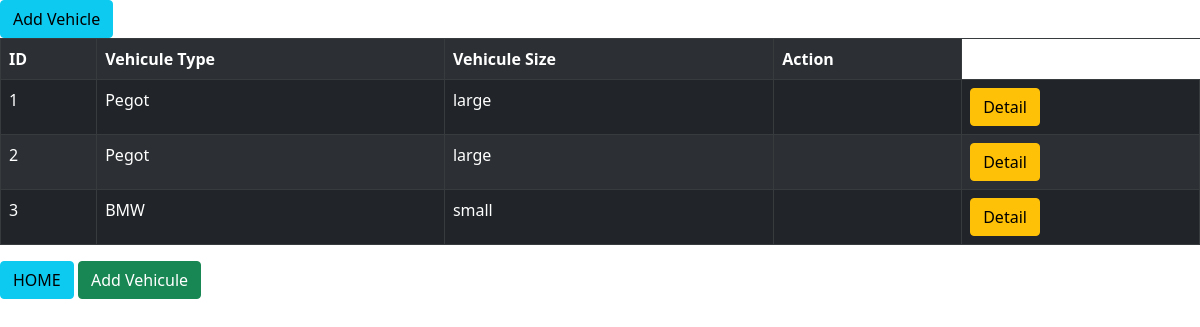
Page /rent/vehicule/ on the earlier database version.
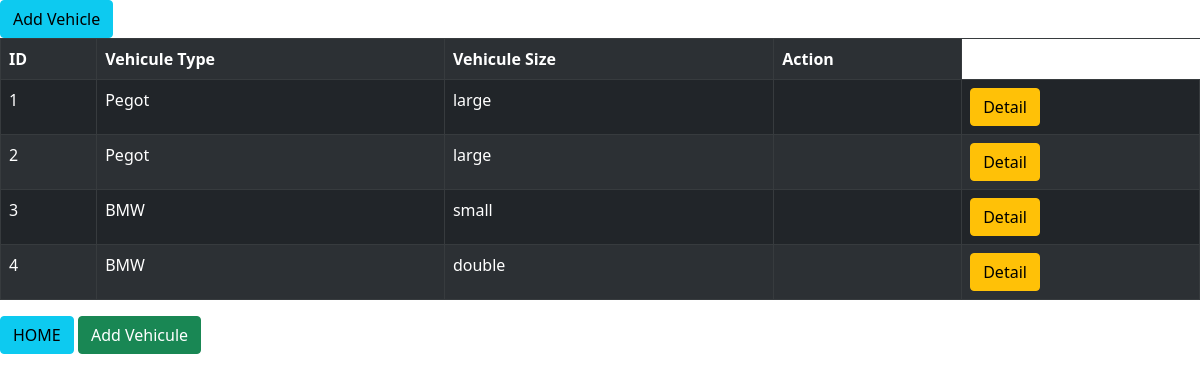
Same page on the later database version.
### rent/models.py (models this page shows, shortened)
class Vehicule(models.Model):
    vehicule_type = models.ForeignKey(VehiculeType, related_name="Type", on_delete=models.CASCADE)
    date_created = models.DateTimeField(auto_now_add=True)
    real_cost = models.FloatField()
    vehicule_size = models.ForeignKey(VehiculeSize, related_name="Size", on_delete=models.CASCADE)

class VehiculeType(models.Model):
    name = models.CharField(max_length=50)
    def __str__(self):
        return self.name

class VehiculeSize(models.Model):
    name = models.CharField(max_length=50)
    def __str__(self):
        return self.name

### rent/views.py (the view, shortened to what this page needs)
# urls.py: path('rent/vehicule/', views.vehiculelist, name="vehiculelist" ),
def vehiculelist(request, id=0):
    if id == 0:
        vehicule = Vehicule.objects.all()
        page = Paginator(vehicule, 4)
        pge = request.GET.get('page')
        cust = page.get_page(pge)
        var = 0
        return render(request, 'rent/vehiculelist.html', {'models': cust, 'len': var})

### rent/templates/rent/vehiculelist.html (shortened to what this page needs)
{% extends 'rent/home.html' %}
{% block content %}
<a href=" {% url 'addVehicule' %} "><button class=" btn btn-info">Add Vehicle</button></a>
<table class = "table table-striped table-dark table-bordered">
    <tr>
        <th>ID</th>
        <th>Vehicule Type</th>
        <th>Vehicule Size</th>
        {% if len != 1 %}
            <th>Action</th>
        {%endif%}
    </tr>
    {% for model in models %}
    <tr>
        <td> {{model.id}} </td>
        <td>{{model.vehicule_type}} </td>
        <td>{{model.vehicule_size}}</td>
        {% if len != 1 %}
            <td></td>
            <td> <a href=" {% url 'detailVehicule' model.id  %} "><button class = "btn btn-warning">Detail</button></a> </td>
        {%endif%}
     </tr>
    {% endfor %}
</table>
<a href="{% url 'home0' %}"><button class="btn btn-info">HOME</button></a>
{% if len != 1 %}
<a href="{% url 'addVehicule' %}"><button class = "btn btn-success"> Add Vehicule</button></a>
<br> <br>
{% endif %}
{% endblock content %}

Differences in the rows shown:
added Vehicule: id "4", vehicule_type "BMW", vehicule_size "double"
